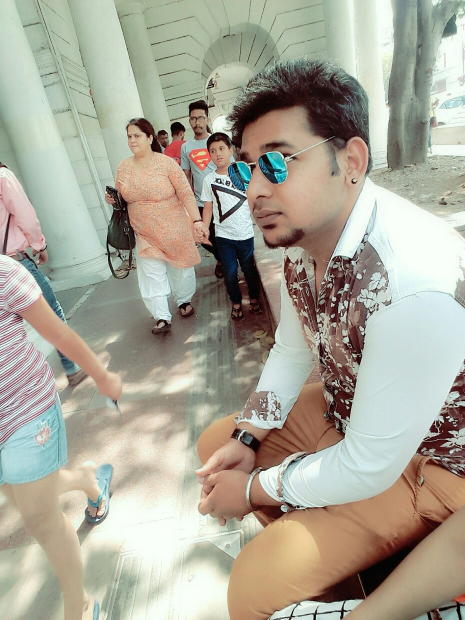
#> input picture basic_command_opencv/123.jpg, 930 x 1240 px, given in place of the camera (shown at 1/2 size)
$ python morphological.py
#> lines starting #> are read from the running program, lines starting #| are printed output that depends on the picture; after the words box and inside, x2 and y2 are one past the last pixel; in counts of white or black regions, pixels touching at a corner belong together
#morphologigical

import numpy as np
import cv2


cap=cv2.VideoCapture(0)

while True:
    res,frame=cap.read()
#> frame is the input picture: shape (1240, 930, 3); mean B, G, R 152.6, 167.4, 170.8

    lower_red= np.array([150,150,50])
    upper_red= np.array([255,255,255])
    hsv = cv2.cvtColor(frame, cv2.COLOR_BGR2HSV)
#> hsv: shape (1240, 930, 3); mean H, S, V 46.1, 51.5, 178.9

    mask=  cv2.inRange(hsv,lower_red,upper_red)
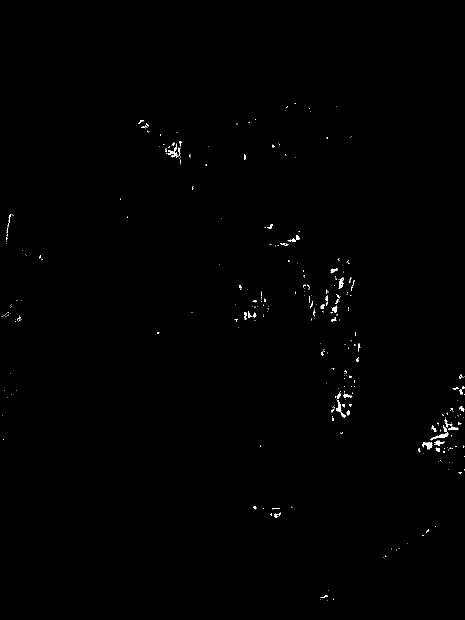
#> mask: shape (1240, 930) (shown at 1/2 size); 0.34% white; 363 white regions (308 under 20 px), largest, box (x1, y1, x2, y2) and area: (335, 287, 355, 315) 187, (860, 865, 897, 881) 187, (672, 800, 692, 836) 174
    kernel = np.ones((15, 15), np.float32) / 225
    res=cv2.bitwise_and(frame,frame,mask=mask)
    erosion = cv2.erode(mask, kernel, iterations=1)
#> erosion: shape (1240, 930); every value is 0
    dilation = cv2.dilate(mask, kernel, iterations=1)
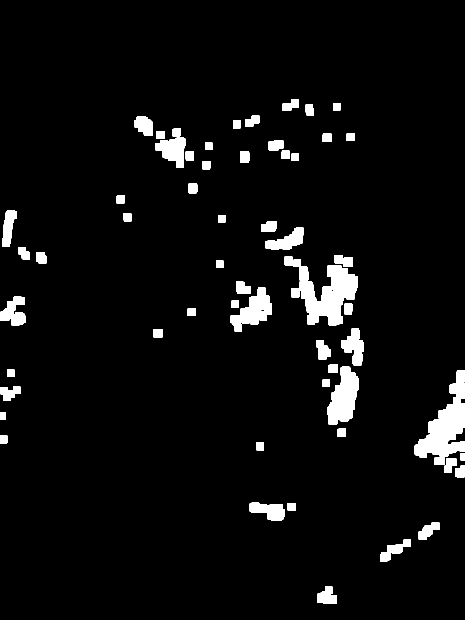
#> dilation: shape (1240, 930) (shown at 1/2 size); 4.9% white; 61 white regions, largest, box (x1, y1, x2, y2) and area: (583, 519, 716, 651) 8918, (829, 766, 930, 915) 7863, (655, 733, 717, 849) 4705

    open = cv2.morphologyEx(mask, cv2.MORPH_OPEN, kernel)
    close = cv2.morphologyEx(mask, cv2.MORPH_CLOSE, kernel)
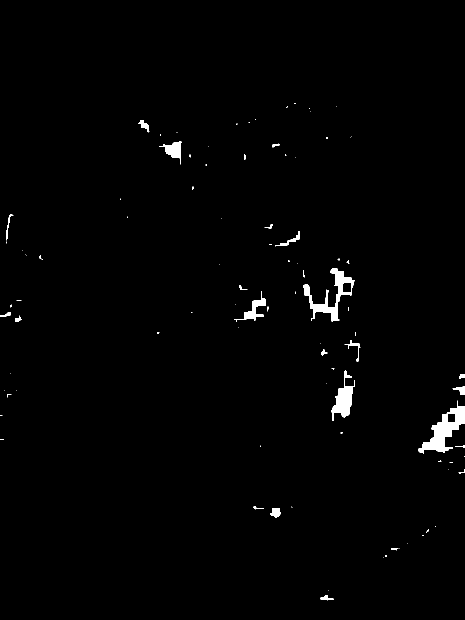
#> close: shape (1240, 930) (shown at 1/2 size); 1.1% white; 94 white regions (68 under 20 px), largest, box (x1, y1, x2, y2) and area: (836, 801, 930, 908) 3402, (606, 537, 709, 644) 2800, (662, 740, 710, 842) 1963

    cv2.imshow('dilation', dilation)
    cv2.imshow('erosion', erosion)
    cv2.imshow('open', open)
    cv2.imshow('close', close)


    if cv2.waitKey(1) & 0xFF == ord('q'):
#> (key q is pressed here)
        break
cap.release()
cv2.destroyAllWindows()
